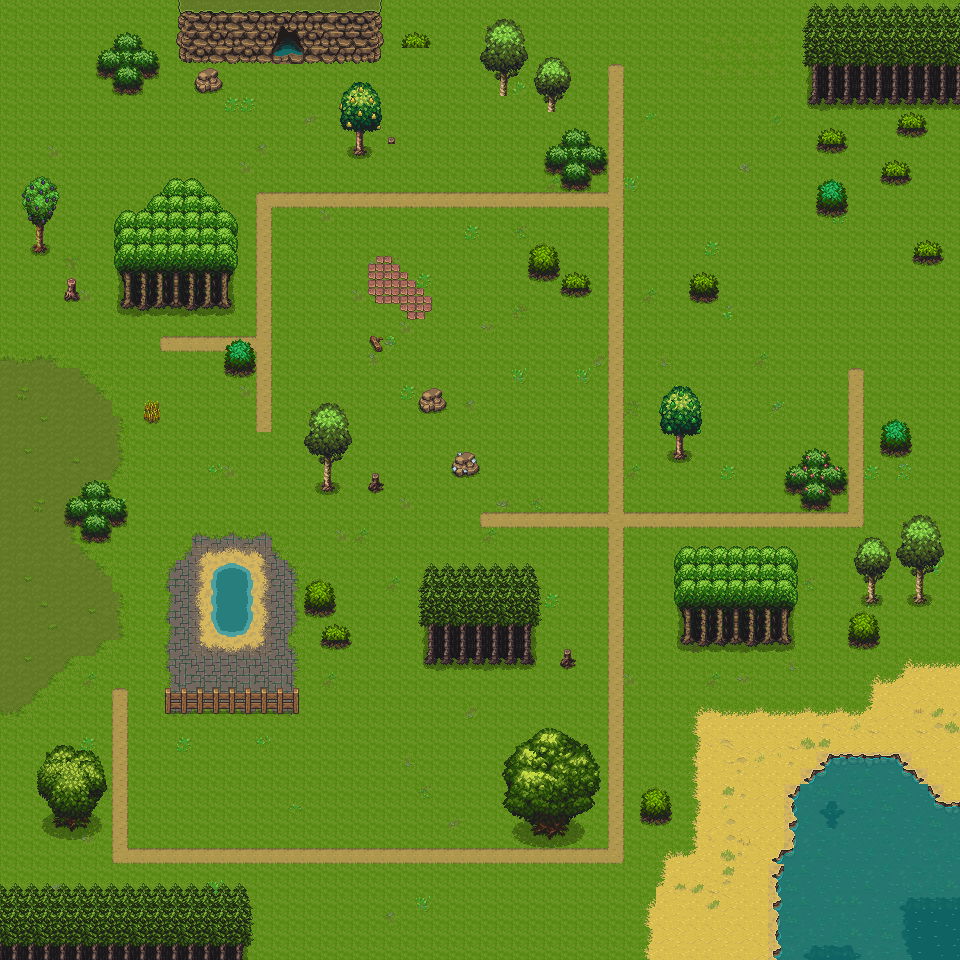

This game map was drawn from its Tiled (.tmx) file and the tilesets committed beside it. A one-line description and the trimmed map source follow:
An orthogonal 60x60 tile map with 16x16 px tiles, 9 tile layers (Ground, Beach, Paths, Water, ...), 3 tilesets and 22 objects (11x Clay, 2x Stone, Iron, Wood, Straw, ...).

<map version="1.10" tiledversion="1.10.2" orientation="orthogonal" renderorder="right-down" width="60" height="60" tilewidth="16" tileheight="16" infinite="0" nextlayerid="15" nextobjectid="37">
 <tileset firstgid="1" source="CL_MainLev.tsx" />
 <tileset firstgid="3969" source="CL_Crops_Mining.tsx" />
 <tileset firstgid="5579" source="CL_Crafting.tsx" />
 <layer id="1" name="Ground" width="60" height="60">
  <data>[3600 cells, 3600 non-empty, 63 distinct tile ids]</data>
 </layer>
 <layer id="7" name="Beach" width="60" height="60">
  <data>[3600 cells, 306 non-empty, 42 distinct tile ids]</data>
 </layer>
 <layer id="6" name="Paths" width="60" height="60">
  <data>[3600 cells, 267 non-empty, 68 distinct tile ids]</data>
 </layer>
 <layer id="8" name="Water" width="60" height="60">
  <data>[3600 cells, 157 non-empty, 61 distinct tile ids]</data>
 </layer>
 <layer id="9" name="Cliffs" width="60" height="60">
  <data>[3600 cells, 52 non-empty, 30 distinct tile ids]</data>
 </layer>
 <layer id="10" name="Fences" width="60" height="60">
  <data>[3600 cells, 18 non-empty, 6 distinct tile ids]</data>
 </layer>
 <layer id="2" name="ResourceGraphics" width="60" height="60">
  <data>[3600 cells, 26 non-empty, 16 distinct tile ids]</data>
 </layer>
 <layer id="13" name="TreeBases" width="60" height="60">
  <data>[3600 cells, 136 non-empty, 74 distinct tile ids]</data>
 </layer>
 <layer id="4" name="TreesFG" class="Foreground" width="60" height="60">
  <data>[3600 cells, 548 non-empty, 237 distinct tile ids]</data>
 </layer>
 <objectgroup id="3" name="Resources">
  <object id="1" type="Iron" x="448" y="448" width="32" height="32" visible="0" />
  <object id="2" type="Wood" x="368" y="336" width="16" height="16" visible="0" />
  <object id="6" type="Stone" x="192" y="64" width="32" height="32" />
  <object id="7" type="Straw" x="144" y="400" width="16" height="24" />
  <object id="17" type="Water" x="224" y="576" width="16" height="48" />
  <object id="20" type="Stone" x="416" y="384" width="32" height="32" />
  <object id="26" type="Clay" x="368" y="256" width="16" height="16" />
  <object id="27" type="Clay" x="384" y="256" width="16" height="16" />
  <object id="28" type="Clay" x="368" y="272" width="16" height="16" />
  <object id="29" type="Clay" x="384" y="272" width="16" height="16" />
  <object id="30" type="Clay" x="400" y="272" width="16" height="16" />
  <object id="31" type="Clay" x="368" y="288" width="16" height="16" />
  <object id="32" type="Clay" x="384" y="288" width="16" height="16" />
  <object id="33" type="Clay" x="400" y="288" width="16" height="16" />
  <object id="34" type="Clay" x="416" y="288" width="16" height="16" />
  <object id="35" type="Clay" x="400" y="304" width="16" height="16" />
  <object id="36" type="Clay" x="416" y="304" width="16" height="16" />
 </objectgroup>
 <objectgroup id="11" name="Spawnpoints">
  <object id="10" type="Player" x="272" y="320" width="32" height="32" />
 </objectgroup>
 <objectgroup id="12" name="CollisionBoxes">
  <object id="13" x="224" y="352" width="32" height="16" />
  <object id="14" x="120" y="208" width="110" height="90" />
  <object id="15" x="160" y="176" width="48" height="32" />
 </objectgroup>
 <objectgroup id="14" name="Farmable">
  <object id="19" x="272" y="368" width="96" height="32" />
 </objectgroup>
</map>
